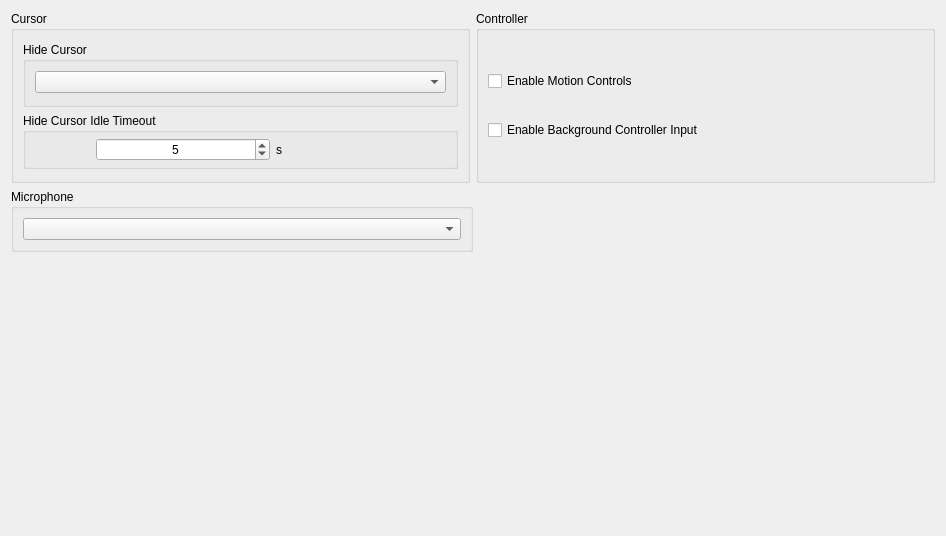
      <widget class="QWidget" name="inputTabContents">
       <property name="geometry">
        <rect>
         <x>0</x>
         <y>0</y>
         <width>946</width>
         <height>536</height>
        </rect>
       </property>
       <layout class="QVBoxLayout" name="inputTabVLayout" stretch="0,0,0">
        <item>
         <layout class="QHBoxLayout" name="inputTabHLayoutTop" stretch="1,1">
          <item>
           <layout class="QVBoxLayout" name="cursorTabLayoutLeft">
            <property name="spacing">
             <number>6</number>
            </property>
            <property name="bottomMargin">
             <number>0</number>
            </property>
            <item alignment="Qt::AlignmentFlag::AlignTop">
             <widget class="QGroupBox" name="cursorGroupBox">
              <property name="title">
               <string>Cursor</string>
              </property>
              <layout class="QGridLayout" name="gridLayout_2">
               <property name="topMargin">
                <number>11</number>
               </property>
               <property name="bottomMargin">
                <number>11</number>
               </property>
               <item row="0" column="0">
                <widget class="QGroupBox" name="hideCursorGroupBox">
                 <property name="enabled">
                  <bool>true</bool>
                 </property>
                 <property name="sizePolicy">
                  <sizepolicy hsizetype="Preferred" vsizetype="Fixed">
                   <horstretch>0</horstretch>
                   <verstretch>0</verstretch>
                  </sizepolicy>
                 </property>
                 <property name="title">
                  <string>Hide Cursor</string>
                 </property>
                 <layout class="QVBoxLayout" name="hideCursorLayout">
                  <property name="spacing">
                   <number>7</number>
                  </property>
                  <property name="bottomMargin">
                   <number>11</number>
                  </property>
                  <item>
                   <widget class="QComboBox" name="hideCursorComboBox"/>
                  </item>
                 </layout>
                </widget>
               </item>
               <item row="1" column="0">
                <widget class="QGroupBox" name="idleTimeoutGroupBox">
                 <property name="enabled">
                  <bool>true</bool>
                 </property>
                 <property name="sizePolicy">
                  <sizepolicy hsizetype="Preferred" vsizetype="Fixed">
                   <horstretch>0</horstretch>
                   <verstretch>0</verstretch>
                  </sizepolicy>
                 </property>
                 <property name="minimumSize">
                  <size>
                   <width>0</width>
                   <height>0</height>
                  </size>
                 </property>
                 <property name="title">
                  <string>Hide Cursor Idle Timeout</string>
                 </property>
                 <property name="alignment">
                  <set>Qt::AlignmentFlag::AlignLeading|Qt::AlignmentFlag::AlignLeft|Qt::AlignmentFlag::AlignTop</set>
                 </property>
                 <property name="flat">
                  <bool>false</bool>
                 </property>
                 <layout class="QHBoxLayout" name="IdleTimeoutLayout" stretch="0,0">
                  <property name="spacing">
                   <number>6</number>
                  </property>
                  <property name="leftMargin">
                   <number>70</number>
                  </property>
                  <property name="topMargin">
                   <number>5</number>
                  </property>
                  <property name="rightMargin">
                   <number>5</number>
                  </property>
                  <property name="bottomMargin">
                   <number>5</number>
                  </property>
                  <item>
                   <widget class="QSpinBox" name="idleTimeoutSpinBox">
                    <property name="enabled">
                     <bool>true</bool>
                    </property>
                    <property name="sizePolicy">
                     <sizepolicy hsizetype="Minimum" vsizetype="Fixed">
                      <horstretch>0</horstretch>
                      <verstretch>0</verstretch>
                     </sizepolicy>
                    </property>
                    <property name="minimumSize">
                     <size>
                      <width>0</width>
                      <height>0</height>
                     </size>
                    </property>
                    <property name="maximumSize">
                     <size>
                      <width>16777215</width>
                      <height>16777215</height>
                     </size>
                    </property>
                    <property name="layoutDirection">
                     <enum>Qt::LayoutDirection::LeftToRight</enum>
                    </property>
                    <property name="wrapping">
                     <bool>false</bool>
                    </property>
                    <property name="alignment">
                     <set>Qt::AlignmentFlag::AlignCenter</set>
                    </property>
                    <property name="buttonSymbols">
                     <enum>QAbstractSpinBox::ButtonSymbols::UpDownArrows</enum>
                    </property>
                    <property name="suffix">
                     <string notr="true"/>
                    </property>
                    <property name="maximum">
                     <number>3600</number>
                    </property>
                    <property name="value">
                     <number>5</number>
                    </property>
                    <property name="displayIntegerBase">
                     <number>10</number>
                    </property>
                   </widget>
                  </item>
                  <item>
                   <widget class="QLabel" name="idleTimeoutDurationLabel">
                    <property name="text">
                     <string>s</string>
                    </property>
                   </widget>
                  </item>
                 </layout>
                </widget>
               </item>
              </layout>
             </widget>
            </item>
           </layout>
          </item>
          <item>
           <layout class="QVBoxLayout" name="ControllerTabLayoutMiddle">
            <item>
             <widget class="QGroupBox" name="ControllerGroupBox">
              <property name="sizePolicy">
               <sizepolicy hsizetype="MinimumExpanding" vsizetype="Preferred">
                <horstretch>0</horstretch>
                <verstretch>0</verstretch>
               </sizepolicy>
              </property>
              <property name="title">
               <string>Controller</string>
              </property>
              <property name="alignment">
               <set>Qt::AlignmentFlag::AlignLeading|Qt::AlignmentFlag::AlignLeft|Qt::AlignmentFlag::AlignTop</set>
              </property>
              <property name="flat">
               <bool>false</bool>
              </property>
              <layout class="QVBoxLayout" name="ControllerLayout">
               <property name="spacing">
                <number>0</number>
               </property>
               <property name="topMargin">
                <number>11</number>
               </property>
               <property name="bottomMargin">
                <number>11</number>
               </property>
               <item>
                <widget class="QCheckBox" name="motionControlsCheckBox">
                 <property name="sizePolicy">
                  <sizepolicy hsizetype="Minimum" vsizetype="Maximum">
                   <horstretch>0</horstretch>
                   <verstretch>0</verstretch>
                  </sizepolicy>
                 </property>
                 <property name="text">
                  <string>Enable Motion Controls</string>
                 </property>
                </widget>
               </item>
               <item>
                <widget class="QCheckBox" name="backgroundControllerCheckBox">
                 <property name="text">
                  <string>Enable Background Controller Input</string>
                 </property>
                </widget>
               </item>
              </layout>
             </widget>
            </item>
           </layout>
          </item>
         </layout>
        </item>
        <item>
         <layout class="QHBoxLayout" name="inputTabHLayoutBottom">
          <property name="topMargin">
           <number>0</number>
          </property>
          <item>
           <layout class="QHBoxLayout" name="micTabLayoutLeft">
            <item>
             <widget class="QGroupBox" name="MicGroupBox">
              <property name="sizePolicy">
               <sizepolicy hsizetype="Expanding" vsizetype="Preferred">
                <horstretch>0</horstretch>
                <verstretch>0</verstretch>
               </sizepolicy>
              </property>
              <property name="title">
               <string>Microphone</string>
              </property>
              <layout class="QHBoxLayout" name="horizontalLayout_7">
               <item>
                <widget class="QComboBox" name="micComboBox"/>
               </item>
              </layout>
             </widget>
            </item>
            <item>
             <spacer name="horizontalSpacer_8">
              <property name="orientation">
               <enum>Qt::Orientation::Horizontal</enum>
              </property>
              <property name="sizeHint" stdset="0">
               <size>
                <width>40</width>
                <height>20</height>
               </size>
              </property>
             </spacer>
            </item>
           </layout>
          </item>
         </layout>
        </item>
        <item>
         <spacer name="verticalSpacer_11">
          <property name="orientation">
           <enum>Qt::Orientation::Vertical</enum>
          </property>
          <property name="sizeHint" stdset="0">
           <size>
            <width>20</width>
            <height>40</height>
           </size>
          </property>
         </spacer>
        </item>
       </layout>
      </widget>
